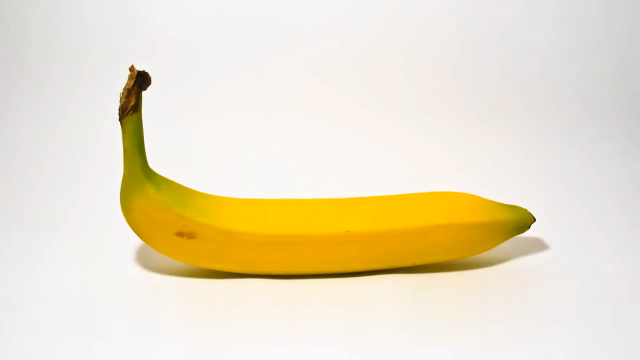
#> input picture Dataset/banana_0/image/007.png, 640 x 360 px; its folder holds only this picture in this run
$ python fresh_chk.py
#> lines starting #> are read from the running program, lines starting #| are printed output that depends on the picture; after the words box and inside, x2 and y2 are one past the last pixel; in counts of white or black regions, pixels touching at a corner belong together
import cv2
import numpy as np
import os
from glob import glob

def segment_and_colorize(image_path, output_path):
#> called with image_path = 'Dataset/banana_0/image/007.png', output_path = 'Dataset/banana_0/mask/007.png'
    img = cv2.imread(image_path)
#> img is the input picture: shape (360, 640, 3); mean B, G, R 199.8, 225.4, 236
    img_hsv = cv2.cvtColor(img, cv2.COLOR_BGR2HSV)
#> img_hsv: shape (360, 640, 3); mean H, S, V 24.6, 42.3, 236.1

    # 그림자를 제외한 바나나 전체 마스크 (V값을 높게 설정해 그림자 제거)
    lower_banana = np.array([10, 20, 20])
    upper_banana = np.array([40, 255, 255])
    banana_mask = cv2.inRange(img_hsv, lower_banana, upper_banana)
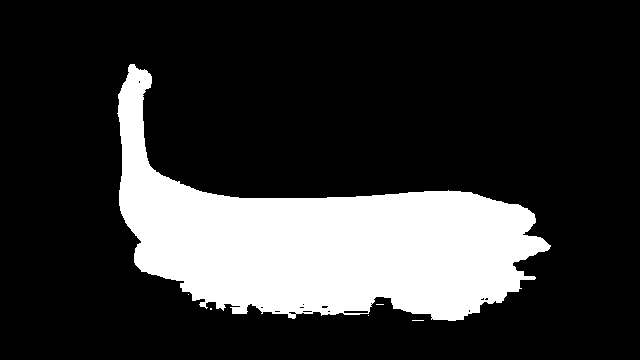
#> banana_mask: shape (360, 640); 20.6% white; 6 white regions (5 under 20 px), largest, box (x1, y1, x2, y2) and area: (117, 64, 551, 321) 47462

    # 노란색 범위 (upper 값 낮춤: 너무 밝거나 선명한 노랑 제외)
    lower_yellow = np.array([18, 100, 100])
    upper_yellow = np.array([35, 255, 255])  # upper 낮춤

    yellow_mask = cv2.inRange(img_hsv, lower_yellow, upper_yellow)
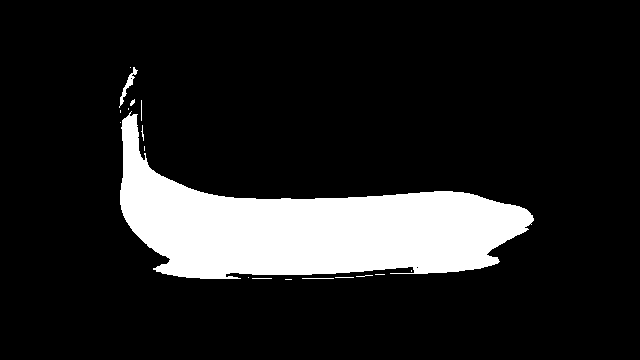
#> yellow_mask: shape (360, 640); 13.7% white; 18 white regions (11 under 20 px), largest, box (x1, y1, x2, y2) and area: (120, 111, 534, 279) 31139, (119, 67, 138, 108) 165, (302, 278, 334, 279) 32

    # 갈변된 바나나 = 바나나 마스크 - 노란색 마스크
    brown_mask = cv2.bitwise_and(banana_mask, cv2.bitwise_not(yellow_mask))
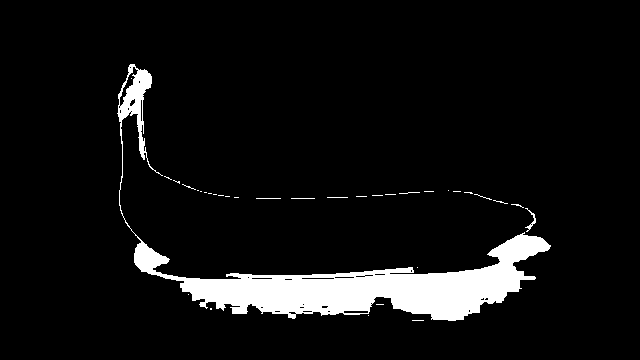
#> brown_mask: shape (360, 640); 6.9% white; 34 white regions (28 under 20 px), largest, box (x1, y1, x2, y2) and area: (117, 64, 551, 321) 15636, (525, 208, 536, 232) 65, (256, 198, 281, 199) 25, (291, 198, 315, 199) 24, (399, 192, 420, 194) 21, (327, 197, 348, 198) 21

    # 결과 이미지: 기본 배경은 초록색
    result_img = np.full_like(img, (0, 255, 0))  # 초록색

    # 노란 부분 → 빨간색
    result_img[yellow_mask > 0] = (0, 0, 255)

    # 갈변된 부분 → 파란색
    result_img[brown_mask > 0] = (255, 0, 0)

    cv2.imwrite(output_path, result_img)
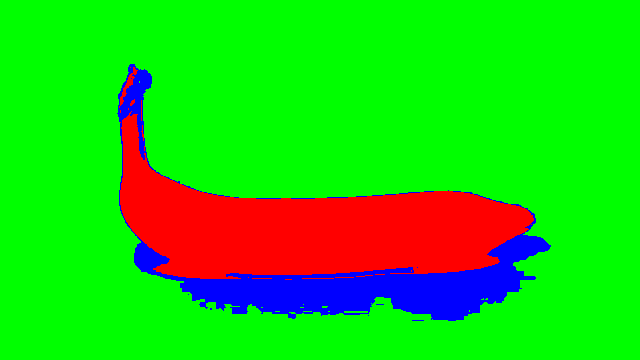
#> saved as 007.png: shape (360, 640, 3); mean B, G, R 17.7, 202.4, 34.8

def process_and_save_labels(input_folder, output_folder):
    os.makedirs(output_folder, exist_ok=True)
    image_files = sorted(glob(os.path.join(input_folder, "*.png")))

    for path in image_files:
        filename = os.path.basename(path)
        output_path = os.path.join(output_folder, filename)
        segment_and_colorize(path, output_path)

    print(f"{len(image_files)}개의 이미지가 {output_folder}에 저장되었습니다.")

# 실행
input_folder = "Dataset/banana_0/image"
output_folder = "Dataset/banana_0/mask"
process_and_save_labels(input_folder, output_folder)
